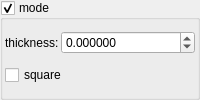
    <widget class="MyGroupBox" name="groupCheck_transf_function_enabledK_false">
     <property name="title">
      <string>mode&amp;</string>
     </property>
     <property name="checkable">
      <bool>true</bool>
     </property>
     <layout class="QVBoxLayout" name="verticalLayout_11" stretch="0,0">
      <property name="spacing">
       <number>2</number>
      </property>
      <property name="leftMargin">
       <number>2</number>
      </property>
      <property name="topMargin">
       <number>2</number>
      </property>
      <property name="rightMargin">
       <number>2</number>
      </property>
      <property name="bottomMargin">
       <number>2</number>
      </property>
      <item>
       <layout class="QGridLayout" name="gridLayout_45" columnstretch="0,1">
        <property name="spacing">
         <number>2</number>
        </property>
        <item row="0" column="1">
         <widget class="MyDoubleSpinBox" name="spinbox_transf_offset_0005">
          <property name="sizePolicy">
           <sizepolicy hsizetype="Minimum" vsizetype="Maximum">
            <horstretch>0</horstretch>
            <verstretch>0</verstretch>
           </sizepolicy>
          </property>
          <property name="prefix">
           <string/>
          </property>
          <property name="suffix">
           <string/>
          </property>
          <property name="decimals">
           <number>6</number>
          </property>
          <property name="minimum">
           <double>-99.989999999999995</double>
          </property>
          <property name="maximum">
           <double>99.989999999999995</double>
          </property>
          <property name="singleStep">
           <double>0.100000000000000</double>
          </property>
         </widget>
        </item>
        <item row="0" column="0">
         <widget class="QLabel" name="label_123">
          <property name="text">
           <string>thickness:</string>
          </property>
         </widget>
        </item>
       </layout>
      </item>
      <item>
       <widget class="MyCheckBox" name="checkBox_transf_function_enabledI_false">
        <property name="text">
         <string notr="true">square</string>
        </property>
       </widget>
      </item>
     </layout>
    </widget>
